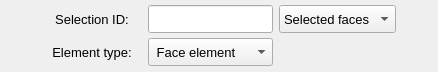
       <widget class="QFrame" name="frame_4">
        <property name="minimumSize">
         <size>
          <width>360</width>
          <height>72</height>
         </size>
        </property>
        <property name="maximumSize">
         <size>
          <width>16777215</width>
          <height>72</height>
         </size>
        </property>
        <property name="frameShape">
         <enum>QFrame::NoFrame</enum>
        </property>
        <property name="frameShadow">
         <enum>QFrame::Raised</enum>
        </property>
        <layout class="QGridLayout" name="gridLayout_5">
         <property name="leftMargin">
          <number>2</number>
         </property>
         <property name="topMargin">
          <number>2</number>
         </property>
         <property name="rightMargin">
          <number>2</number>
         </property>
         <property name="bottomMargin">
          <number>2</number>
         </property>
         <property name="horizontalSpacing">
          <number>6</number>
         </property>
         <property name="verticalSpacing">
          <number>2</number>
         </property>
         <item row="0" column="0">
          <spacer name="horizontalSpacer_6">
           <property name="orientation">
            <enum>Qt::Horizontal</enum>
           </property>
           <property name="sizeHint" stdset="0">
            <size>
             <width>40</width>
             <height>20</height>
            </size>
           </property>
          </spacer>
         </item>
         <item row="0" column="2">
          <widget class="QLineEdit" name="lineEdit_selection_id">
           <property name="minimumSize">
            <size>
             <width>120</width>
             <height>28</height>
            </size>
           </property>
           <property name="maximumSize">
            <size>
             <width>140</width>
             <height>28</height>
            </size>
           </property>
           <property name="font">
            <font>
             <family>MS Shell Dlg 2</family>
             <pointsize>10</pointsize>
             <weight>50</weight>
             <italic>false</italic>
             <bold>false</bold>
            </font>
           </property>
           <property name="focusPolicy">
            <enum>Qt::ClickFocus</enum>
           </property>
           <property name="styleSheet">
            <string notr="true"/>
           </property>
           <property name="alignment">
            <set>Qt::AlignCenter</set>
           </property>
          </widget>
         </item>
         <item row="0" column="4">
          <spacer name="horizontalSpacer_9">
           <property name="orientation">
            <enum>Qt::Horizontal</enum>
           </property>
           <property name="sizeHint" stdset="0">
            <size>
             <width>40</width>
             <height>20</height>
            </size>
           </property>
          </spacer>
         </item>
         <item row="0" column="1">
          <widget class="QLabel" name="label_2">
           <property name="minimumSize">
            <size>
             <width>100</width>
             <height>28</height>
            </size>
           </property>
           <property name="maximumSize">
            <size>
             <width>100</width>
             <height>28</height>
            </size>
           </property>
           <property name="font">
            <font>
             <family>MS Shell Dlg 2</family>
             <pointsize>10</pointsize>
             <weight>50</weight>
             <italic>false</italic>
             <bold>false</bold>
            </font>
           </property>
           <property name="text">
            <string>Selection ID:</string>
           </property>
           <property name="alignment">
            <set>Qt::AlignCenter</set>
           </property>
          </widget>
         </item>
         <item row="1" column="1">
          <widget class="QLabel" name="label_3">
           <property name="minimumSize">
            <size>
             <width>100</width>
             <height>28</height>
            </size>
           </property>
           <property name="maximumSize">
            <size>
             <width>100</width>
             <height>28</height>
            </size>
           </property>
           <property name="font">
            <font>
             <family>MS Shell Dlg 2</family>
             <pointsize>10</pointsize>
             <weight>50</weight>
             <italic>false</italic>
             <bold>false</bold>
            </font>
           </property>
           <property name="text">
            <string>Element type:</string>
           </property>
           <property name="alignment">
            <set>Qt::AlignCenter</set>
           </property>
          </widget>
         </item>
         <item row="1" column="2">
          <widget class="QComboBox" name="comboBox_element_type">
           <property name="minimumSize">
            <size>
             <width>120</width>
             <height>28</height>
            </size>
           </property>
           <property name="maximumSize">
            <size>
             <width>140</width>
             <height>28</height>
            </size>
           </property>
           <property name="font">
            <font>
             <pointsize>10</pointsize>
            </font>
           </property>
           <item>
            <property name="text">
             <string> Face element</string>
            </property>
           </item>
           <item>
            <property name="text">
             <string> Solid element</string>
            </property>
           </item>
          </widget>
         </item>
         <item row="0" column="3">
          <widget class="QComboBox" name="comboBox_attribution_type">
           <property name="minimumSize">
            <size>
             <width>0</width>
             <height>28</height>
            </size>
           </property>
           <property name="maximumSize">
            <size>
             <width>16777215</width>
             <height>28</height>
            </size>
           </property>
           <property name="font">
            <font>
             <pointsize>10</pointsize>
            </font>
           </property>
           <item>
            <property name="text">
             <string>Selected faces</string>
            </property>
           </item>
           <item>
            <property name="text">
             <string>Selected lines</string>
            </property>
           </item>
          </widget>
         </item>
        </layout>
       </widget>
